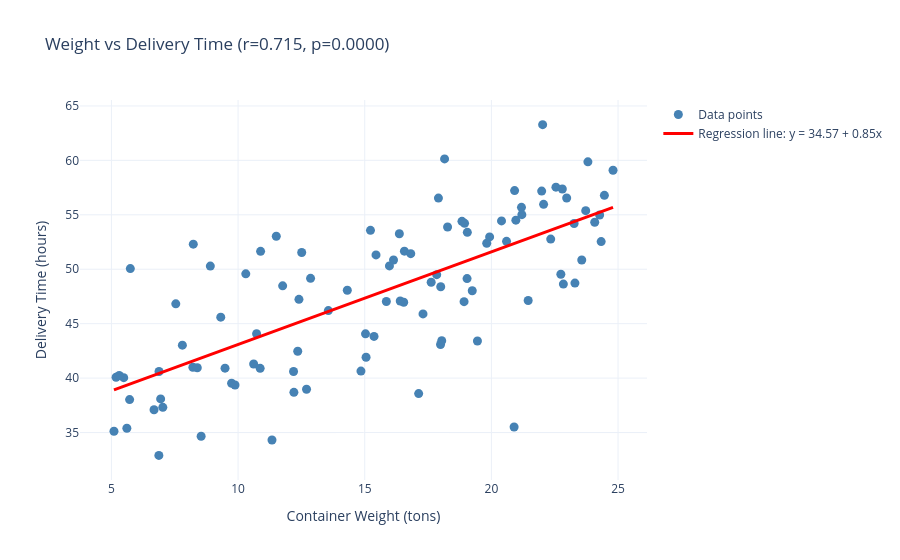

Notebook code cell kept with this figure:
### Code cell
# Compute regression line
coeffs = np.polyfit(weight_data["weight_tons"], weight_data["delivery_time"], 1)
poly = np.poly1d(coeffs)
x_line = np.linspace(weight_data["weight_tons"].min(),
                     weight_data["weight_tons"].max(), 100)

# Create Plotly figure
fig_corr = go.Figure()

# Scatter plot
fig_corr.add_trace(go.Scatter(
    x=weight_data["weight_tons"],
    y=weight_data["delivery_time"],
    mode="markers",
    marker=dict(size=9, color="steelblue"),
    name="Data points"
))

# Regression line
fig_corr.add_trace(go.Scatter(
    x=x_line,
    y=poly(x_line),
    mode="lines",
    line=dict(color="red", width=3),
    name=f"Regression line: y = {coeffs[1]:.2f} + {coeffs[0]:.2f}x"
))

fig_corr.update_layout(
    title=f"Weight vs Delivery Time (r={r:.3f}, p={p_value:.4f})",
    xaxis_title="Container Weight (tons)",
    yaxis_title="Delivery Time (hours)",
    template="plotly_white"
)

fig_corr.show()
